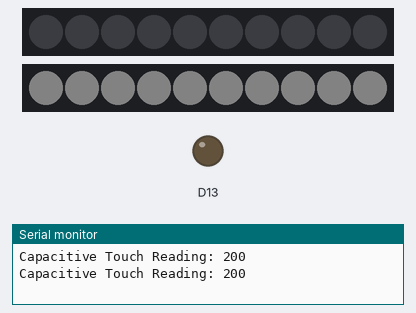
Bench run of a sketch on a simulated Adafruit Circuit Playground Express. Shown: 2 × 10 RGB LEDs in strip order, left to right, output pins drawn as LEDs (lit = HIGH), the last lines printed to the serial monitor. Dim RGB values are drawn brighter than linear.

Above: at 0.52 s.
At 39.61 s:
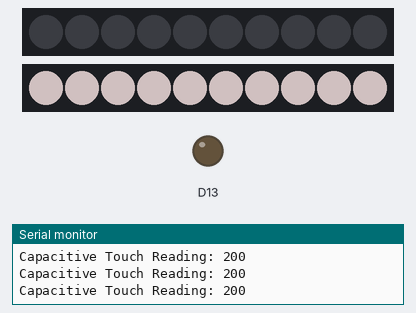

The sketch:

Bonus_Every_N_Milliseconds.ino
```cpp
// Using DELAY stops our microcontroller's processes completely!
// This can be a problem if we want two things to happen simultaneously.
// To solve this problem, we can use the EVERY_N_Milleseconds function.

// The following sketch does a breathing pattern for LEDs AND reads a cap touch sensor.

#include <Adafruit_CircuitPlayground.h>

#define CAP_PIN1 A1 // change this number to read a different pin!
#define THRESHOLD 500 // the min. reading we're counting as a touch!
#include <FastLED.h>

// How many leds in your strip?
#define NUM_LEDS 10

// For led chips like Neopixels, which have a data line, ground, and power, you just
// need to define DATA_PIN.  For led chipsets that are SPI based (four wires - data, clock,
// ground, and power), like the LPD8806, define both DATA_PIN and CLOCK_PIN
#define DATA_PIN 8

// Define the array of leds
CRGB leds[NUM_LEDS];

int brightness = 0;

void setup()
{
  FastLED.addLeds<WS2811, DATA_PIN, RGB>(leds, NUM_LEDS);
  CircuitPlayground.begin();

  // apply and show initial brightness
  fill_solid(leds, NUM_LEDS, CHSV(255, 10, brightness));
  FastLED.show();

  brightness++;
}

void loop()
{
  static int8_t fadeStep = 1;

  EVERY_N_MILLISECONDS(250)
  {
    // saves the cap touch data to a variable "capData"
    int capData = CircuitPlayground.readCap(CAP_PIN1);
    // print the data
    Serial.print("Capacitive Touch Reading: ");
    Serial.println(capData);

    // do something IF the touch pad is being touched!
    if (capData > THRESHOLD) {
      Serial.println("TOUCHED!");
    }
    else {
      // do nothing - you can replace this to have a "default" mode
    }
  }

  EVERY_N_MILLISECONDS(10)
  {
    // if the last time brightness was 255 or 0, change the direction from increase to descrease or vice versa
    if (brightness == 255 or brightness == 0)
    {
      fadeStep *= -1;
    }
    brightness += fadeStep;

    fill_solid(leds, NUM_LEDS, CHSV(255, 10, brightness));
    FastLED.show();
  }


}
```
